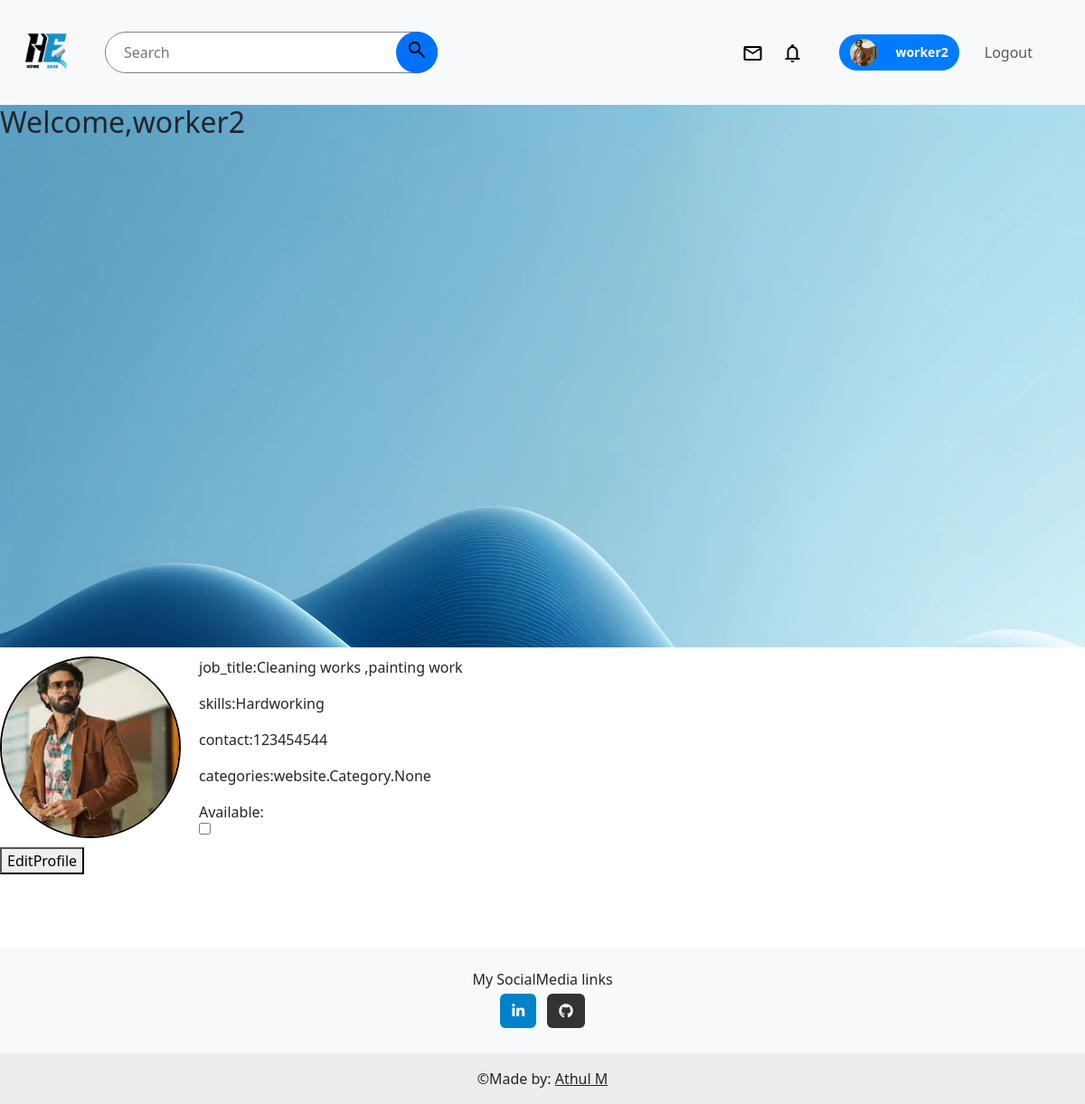
Page /user/profile (signed in) on the committed database.
### user/models.py (models this page shows)
class WorkerProfile(models.Model):
    status_choices = (('pending','Pending'),
                      ('accepted','Accepted'),
                      ('rejected','Rejected'))
    status = models.CharField(max_length=150,choices=status_choices,default='pending',blank=True)
    rejection_message = models.TextField(blank=True,null=True)
    user = models.OneToOneField(User,on_delete=models.CASCADE,related_name='worker_profile')
    job_title = models.CharField(max_length=100,blank=True)
    skills = models.TextField(null=True)
    profilepicture = models.ImageField(upload_to='workerprofilepics',blank=True,null=True)
    contact = models.IntegerField(null=True)
    categories = models.ManyToManyField('website.Category')
    availability = models.BooleanField(default=True)
    is_approved = models.BooleanField(default=False,blank=True)
    points = models.IntegerField(default=0,blank=True)

### user/views.py (the view)
# urls.py: path('profile',profilepage,name='profile'),
def profilepage(request):
    try:
        worker_profile = WorkerProfile.objects.get(user=request.user)
        return render(request,'workerprofile.html',{'pro':worker_profile})
    except WorkerProfile.DoesNotExist:
        try:
            user_profile = UserProfile.objects.get(user = request.user)
            return render(request, 'userprofile.html',{'pro':user_profile})
        except UserProfile.DoesNotExist:
            return redirect('create_profile')

### user/forms.py
class RegUser(UserCreationForm):
      email = forms.EmailField(widget=forms.EmailInput(attrs={'class': 'form-control', 'placeholder': 'Enter your email'}))
      username = forms.CharField(widget=forms.TextInput(attrs={'class': 'form-control', 'placeholder': 'Enter username'}))
      password1 = forms.CharField(widget=forms.PasswordInput(attrs={'class': 'form-control', 'placeholder': 'Enter password'}))
      password2 = forms.CharField(widget=forms.PasswordInput(attrs={'class': 'form-control', 'placeholder': 'Confirm password'}))
      class Meta:
         model = User
         fields = ['username' , 'email','password1','password2']

### user/context_processors.py (called while the page is built)
def registration_form(request):
    return {'form':RegUser()}

### templates/workerprofile.html (shortened to what this page needs)
{% extends 'base.html' %}
{% block links %}
{% load static %}
<link rel="stylesheet" href="{%  static 'css/userprofile.css' %}">
{% endblock %}
{% block contents %}
<div class="main">
    <div class="header">
      <h2 id="welocomemessage">Welcome,{{pro.user.username}}</h2>
    </div>
    <div class="contents">
        <div class="profilepicture">
        {% if pro.profilepicture %}
        <img class="profile_pic" src="/user/{{pro.profilepicture}}">
        {% else %}
        <span class="material-symbols-outlined">
            face
        </span>
        {%endif%}
        </div>
        <div class="details">
    {% if pro.job_title %}
    <p>job_title:{{pro.job_title}}</p>
    {% endif %}
    {% if pro.skills %}
    <p>skills:{{pro.skills}}</p>
    {%endif%}
    {% if pro.contact %}
    <p>contact:{{pro.contact}}</p>
    {%if pro.categories %}
    <p>categories:{{pro.categories}}</p>
    {%endif%}
    {%endif%}
    <label for="availability-checkbox">Available:</label>
    <input type="checkbox" id="availability-checkbox" {% if user.availability %}checked{% endif %}>
        </div>
    </div>
    <a href="{% url 'weditprofile' pro.id %}"><button>EditProfile</button></a>
</div>
{% endblock %}

### templates/header.html (shortened to what this page needs)
<nav class="navbar navbar-expand-lg navbar-light bg-light">
  {% load static %}
    {% if request.user.is_authenticated and request.user.worker_profile %}
      <a href="{% url 'workerhome' %}"><img class="logo" src="{% static 'images/logo3.PNG' %}" style="height:min-content;"></a>
    {% else %}
      <a class="navbar-brand" href=" {% url 'home' %} "><img class="logo" src="{% static 'images/logo3.PNG' %}" style="height:min-content;"></a>
    {%endif%}
    <div class="collapse navbar-collapse" id="navbarTogglerDemo02">
      <div class="searchbar">
        <form method="get" action="{% url 'search_workers' %}" class="form-inline my-2 my-lg-0 search-bar" style="display: flex; width: 100%; max-width: 400px; flex: 1 1 auto;">
        <input class=" mr-sm-2" type="text"  name="q" placeholder="Search" value="{{search_query}}">
        <button  type="submit"><span class="material-symbols-outlined">
            </span></button>
        </form>
      </div>
      <div class="authlinks">
        <div class="icons">
          <a href="{% url 'allmessages' %}">
            <span class="material-symbols-outlined">
          </span>
          </a>
          <a href="{% url 'hireresponse' %}">
            <span class="material-symbols-outlined">
            </span>
          </a>
        </div>
        <ul class="navbar-nav mr-auto mt-2 mt-lg-0" style="gap: 20px; display:flex; justify-content:center; align-items:center;">
        <div class="gotoprofile">
          {% if user.is_authenticated %}
          <button class=" profile-button">
            {% if user.userprofile.profilepicture %}
            <img class="profilepic" src="{{user.userprofile.profilepicture.url}}">
            {%elif user.worker_profile.profilepicture%}
            <img class="profilepic" src="{{user.worker_profile.profilepicture.url}}">
            {%else%}
            <span class="material-symbols-outlined">
              account_circle
            </span>
            {%endif%}
            {% if user.worker_profile %}
              <a href="{% url 'weditprofile' %}" style="text-decoration: none; margin-top:15px;"><p>{{request.user}}</p></a>
            {%elif user.userprofile%}
              <a href="{% url 'editprofile' %}" style="text-decoration: none; margin-top:15px;"><p>{{request.user}}</p></a>
            {%endif%}
          </button>
        </div>
        <li class="nav-item">
          <a class="logout nav-link" href="{% url 'logout' %}">Logout</a>
        </li>
        {% endif %}
        </ul>
       </div>
    </div>
  </nav>

### static/css/base.css (style rules this page uses)
.logo { max-height: 100px; max-width: 100px; width: 100%; }
.authlinks { display: flex; margin-left: auto; margin-right: 50px; justify-content: center; align-items: center; flex-shrink: 0; }
.icons { display:inline-flex ; justify-content: center; align-items: center; gap: 20px; margin-right: 40px; text-align: center; }
.icons span { color: black; vertical-align: middle; }
.search-bar { position: relative; }
.searchbar input { padding: 10px 20px; font: inherit; border-radius: 100px; border: 1px solid gray; width: 100%; }
.searchbar button { height: 100%; aspect-ratio: 1/1; background-color: #0071ff; fill: white; border: none; border-radius: 50%; position: absolute; right: 0; transition: backgroundcolor 0.3s ease; }
input, select, textarea { display: block !important; visibility: visible !important; }
.profilepic { width: 30px; height: 30px; border-radius: 50%; object-fit: cover; }
.gotoprofile { display: flex; justify-content: center; align-items: center; }
.profile-button { display: flex; justify-content: center; align-items: center; width: 100%; background-color: #007bff; border-radius: 50px; border: none; border-radius: 50px; padding: 5px 12px; height: 40px; cursor: pointer; transition: background-color 0.3s ease; gap: 20px; }
.profile-button a { color: white; font-weight: bold; font-size: 14px; text-decoration: none; white-space: nowrap; display: flex; align-items: center; height: 100%; }
.searchbar { flex: 1; display: flex; justify-content: center; max-width: 400px; width: 100%; position: relative; padding: 0 1rem; box-sizing: border-box; }
.searchbar form { width: 100%; display: flex; position: relative; }
.searchbar input { width: 100%; box-sizing: border-box; }

### static/css/userprofile.css (style rules this page uses)
.main { display: flex; flex-direction: column; flex-wrap: wrap; height: auto; padding-bottom: 80px; gap: 10px; }
body,nav { margin: 0; padding: 0; }
.profile_pic { max-width: 200px; border-radius: 55%; object-fit: cover; border: 2px solid black; }
.contents { display: flex; gap: 20px; flex-direction: row; }
.profilepicture { display: flex; justify-content: start; }
.header { background-image: url('/static/images/backgroundsignup2.webp'); width: 100%; min-height: 600px; height: 50%; margin-top: none; }

### rows in the picture
WorkerProfile: user.username "worker2", profilepicture (picture), job_title "Cleaning works ,painting work", skills "Hardworking", contact "123454544", categories "website.Category.None"

### other values in the picture
{{ request.user }} "worker2"
